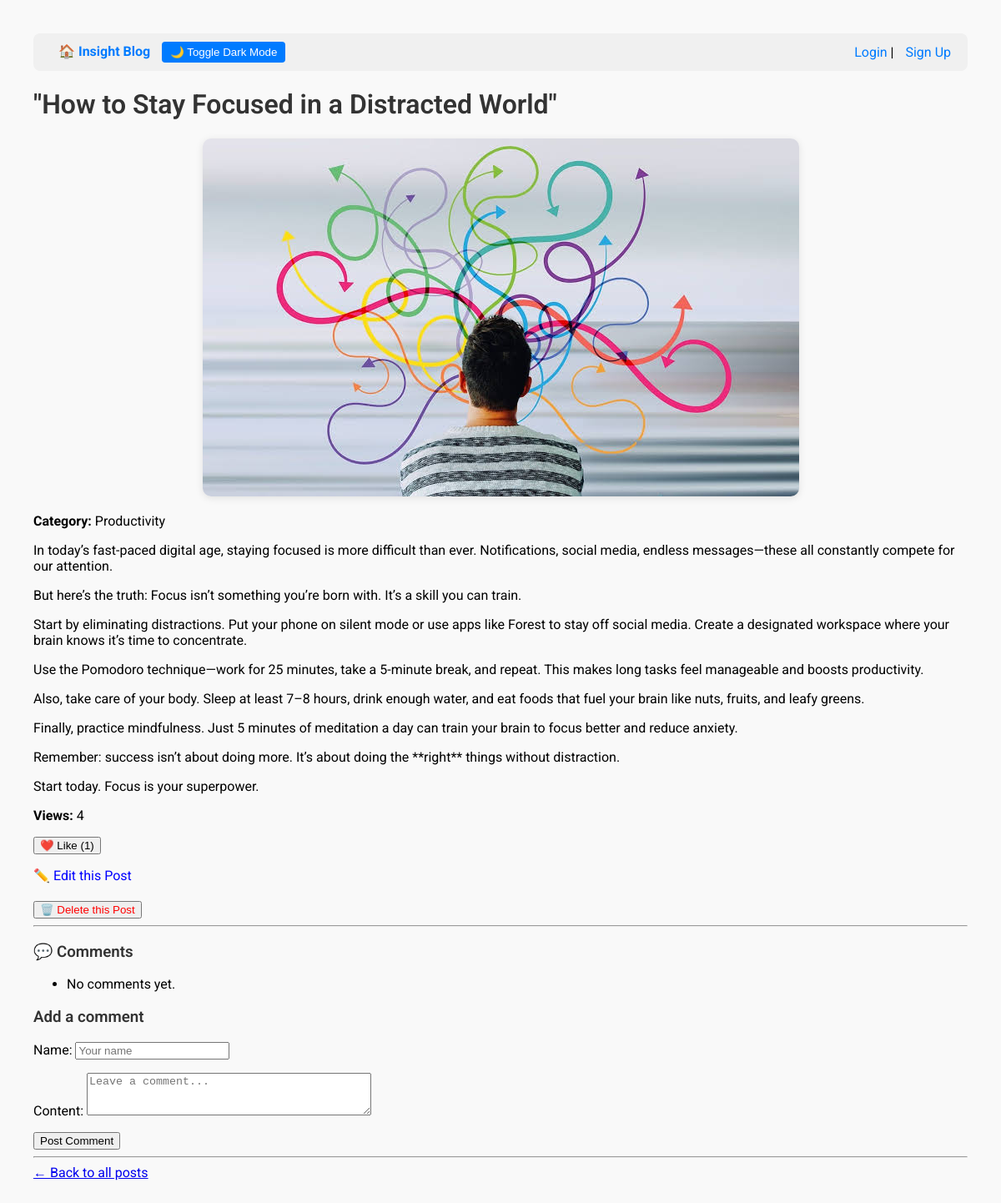
The app's page /post/1/ with its own data.
### blog/models.py (models this page shows, shortened)
class BlogPost(models.Model):
    title = models.CharField(max_length=200)
    author = models.CharField(max_length=100)
    category = models.ForeignKey(Category, on_delete=models.SET_NULL, null=True)
    content = models.TextField()
    image = models.ImageField(upload_to='blog_images/', blank=True, null=True)
    created_at = models.DateTimeField(default=timezone.now)
    views = models.IntegerField(default=0)  # ✅ Added field for analytics

class Category(models.Model):
    name = models.CharField(max_length=100)
    class Meta:
        verbose_name_plural = "Categories"

### blog/views.py (the view)
# urls.py: path('post/<int:pk>/', views.post_detail, name='post_detail'),
def post_detail(request, pk):
    post = get_object_or_404(BlogPost, pk=pk)
    post.views += 1
    post.save(update_fields=["views"])
    comments = Comment.objects.filter(post=post)
    if request.method == 'POST':
        form = CommentForm(request.POST)
        if form.is_valid():
            new_comment = form.save(commit=False)
            new_comment.post = post
            new_comment.save()
            form = CommentForm()
    else:
        form = CommentForm()
    return render(request, 'blog/post_detail.html', {
        'post': post,
        'comments': comments,
        'form': form,
    })

### blog/forms.py
class CommentForm(forms.ModelForm):
    class Meta:
        model = Comment
        fields = ['name', 'content']
        widgets = {
            'name': forms.TextInput(attrs={'placeholder': 'Your name'}),
            'content': forms.Textarea(attrs={'rows': 3, 'placeholder': 'Leave a comment...'}),
        }

### blog/templates/blog/post_detail.html (shortened to what this page needs)
{% extends 'blog/base.html' %}
{% block content %}
  <h1>{{ post.title }}</h1>
  {% if post.image %}
    <div style="display: flex; justify-content: center; margin: 20px 0;">
      <img src="{{ post.image.url }}" alt="Blog Image" style="max-width: 100%; height: auto; border-radius: 10px; box-shadow: 0 2px 10px rgba(0, 0, 0, 0.1);">
    </div>
  {% endif %}
  <p><strong>Category:</strong> {{ post.category.name }}</p>
  <p>{{ post.content|linebreaks }}</p>
  <p><strong>Views:</strong> {{ post.views }}</p>
  <form method="POST" action="{% url 'like_post' post.pk %}">
    <button type="submit">❤️ Like ({{ post.likes.count }})</button>
  </form>
  <p>
    <a href="{% url 'edit_post' post.pk %}" style="text-decoration: none; color: blue;">
      ✏️ Edit this Post
    </a>
  </p>
  <form method="POST" action="{% url 'delete_post' post.pk %}" onsubmit="return confirm('Are you sure you want to delete this post?');">
    <button type="submit" style="color: red; margin-top: 5px;">🗑️ Delete this Post</button>
  </form>
  <hr>
  <h3>💬 Comments</h3>
  <ul>
    {% for comment in comments %}
      <li>{{ comment.content }} ({{ comment.created_at|date:"d M Y H:i" }})</li>
    {% empty %}
      <li>No comments yet.</li>
    {% endfor %}
  </ul>
  <h3>Add a comment</h3>
  <form method="POST">
    {{ form.as_p }}
    <button type="submit">Post Comment</button>
  </form>
  <hr>
  <a href="{% url 'home' %}">← Back to all posts</a>
{% endblock %}

### blog/templates/blog/base.html (style rules this page uses)
body { font-family: 'Roboto', sans-serif; margin: 40px; background-color: #f9f9f9; color: #000; transition: all 0.3s ease; }
h1, h2, h3 { font-weight: 600; color: #333; }

### records on screen
BlogPost: title "\"How to Stay Focused in a Distracted World\"", image (picture), category.name "Productivity", content "In today’s fast-paced digital age, staying focused is more difficult than ever. Notifications, social media, endless messages—these all constantly compete for our attention. But here’s the truth: Focus isn’t something you’re born with. It’s a skill you can train. Start by eliminating distractions. Put your phone on silent mode or use apps like Forest to stay off social media. Create a designated workspace where your brain knows it’s time to concentrate. Use the Pomodoro technique—work for 25 minutes, take a 5-minute break, and repeat. This makes long tasks feel manageable and boosts productivity. Also, take care of your body. Sleep at least 7–8 hours, drink enough water, and eat foods that…", views "4", likes.count "1"
